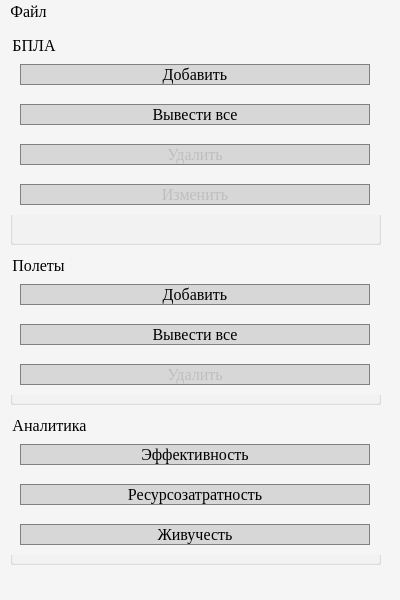
<?xml version="1.0" encoding="UTF-8"?>
<ui version="4.0">
 <class>MainWindow</class>
 <widget class="QMainWindow" name="MainWindow">
  <property name="geometry">
   <rect>
    <x>0</x>
    <y>0</y>
    <width>400</width>
    <height>600</height>
   </rect>
  </property>
  <property name="windowTitle">
   <string>Тур 3</string>
  </property>
  <property name="styleSheet">
   <string notr="true">background-color:rgb(245, 245, 245)</string>
  </property>
  <widget class="QWidget" name="centralwidget">
   <widget class="QGroupBox" name="groupBox_BPLA">
    <property name="geometry">
     <rect>
      <x>10</x>
      <y>10</y>
      <width>371</width>
      <height>211</height>
     </rect>
    </property>
    <property name="font">
     <font>
      <family>Times New Roman</family>
      <pointsize>12</pointsize>
     </font>
    </property>
    <property name="title">
     <string>БПЛА</string>
    </property>
    <widget class="QWidget" name="horizontalLayoutWidget">
     <property name="geometry">
      <rect>
       <x>0</x>
       <y>20</y>
       <width>371</width>
       <height>41</height>
      </rect>
     </property>
     <layout class="QHBoxLayout" name="horizontalLayout_4">
      <item>
       <widget class="QPushButton" name="pushButton_ADD_BPLA">
        <property name="maximumSize">
         <size>
          <width>350</width>
          <height>16777215</height>
         </size>
        </property>
        <property name="font">
         <font>
          <family>Times New Roman</family>
          <pointsize>12</pointsize>
         </font>
        </property>
        <property name="styleSheet">
         <string notr="true">QPushButton{
background-color: rgb(215, 215, 215);
border: 1px solid gray;
}
QPushButton:hover {border:2px solid  rgb(0, 120, 215);}
QPushButton:pressed {border:2px solid  rgb(0, 120, 215);}</string>
        </property>
        <property name="text">
         <string>Добавить</string>
        </property>
       </widget>
      </item>
     </layout>
    </widget>
    <widget class="QWidget" name="horizontalLayoutWidget_2">
     <property name="geometry">
      <rect>
       <x>0</x>
       <y>60</y>
       <width>371</width>
       <height>41</height>
      </rect>
     </property>
     <layout class="QHBoxLayout" name="horizontalLayout_5">
      <item>
       <widget class="QPushButton" name="pushButton_ViVESTI_BPLA">
        <property name="maximumSize">
         <size>
          <width>350</width>
          <height>16777215</height>
         </size>
        </property>
        <property name="font">
         <font>
          <family>Times New Roman</family>
          <pointsize>12</pointsize>
         </font>
        </property>
        <property name="styleSheet">
         <string notr="true">QPushButton{
background-color: rgb(215, 215, 215);
border: 1px solid gray;
}
QPushButton:hover {border:2px solid  rgb(0, 120, 215);}
QPushButton:pressed {border:2px solid  rgb(0, 120, 215);}</string>
        </property>
        <property name="text">
         <string>Вывести все</string>
        </property>
       </widget>
      </item>
     </layout>
    </widget>
    <widget class="QWidget" name="horizontalLayoutWidget_3">
     <property name="geometry">
      <rect>
       <x>0</x>
       <y>100</y>
       <width>371</width>
       <height>41</height>
      </rect>
     </property>
     <layout class="QHBoxLayout" name="horizontalLayout_6">
      <item>
       <widget class="QPushButton" name="pushButton_DELETE_BPLA">
        <property name="enabled">
         <bool>false</bool>
        </property>
        <property name="maximumSize">
         <size>
          <width>350</width>
          <height>16777215</height>
         </size>
        </property>
        <property name="font">
         <font>
          <family>Times New Roman</family>
          <pointsize>12</pointsize>
         </font>
        </property>
        <property name="styleSheet">
         <string notr="true">QPushButton{
background-color: rgb(215, 215, 215);
border: 1px solid gray;
}
QPushButton:hover {border:2px solid  rgb(0, 120, 215);}
QPushButton:pressed {border:2px solid  rgb(0, 120, 215);}</string>
        </property>
        <property name="text">
         <string>Удалить</string>
        </property>
       </widget>
      </item>
     </layout>
    </widget>
    <widget class="QWidget" name="horizontalLayoutWidget_4">
     <property name="geometry">
      <rect>
       <x>0</x>
       <y>140</y>
       <width>371</width>
       <height>41</height>
      </rect>
     </property>
     <layout class="QHBoxLayout" name="horizontalLayout_7">
      <item>
       <widget class="QPushButton" name="pushButton_CHANGE_BPLA">
        <property name="enabled">
         <bool>false</bool>
        </property>
        <property name="maximumSize">
         <size>
          <width>350</width>
          <height>16777215</height>
         </size>
        </property>
        <property name="font">
         <font>
          <family>Times New Roman</family>
          <pointsize>12</pointsize>
         </font>
        </property>
        <property name="styleSheet">
         <string notr="true">QPushButton{
background-color: rgb(215, 215, 215);
border: 1px solid gray;
}
QPushButton:hover {border:2px solid  rgb(0, 120, 215);}
QPushButton:pressed {border:2px solid  rgb(0, 120, 215);}</string>
        </property>
        <property name="text">
         <string>Изменить</string>
        </property>
       </widget>
      </item>
     </layout>
    </widget>
   </widget>
   <widget class="QGroupBox" name="groupBox_FLIGHTS">
    <property name="geometry">
     <rect>
      <x>10</x>
      <y>230</y>
      <width>371</width>
      <height>151</height>
     </rect>
    </property>
    <property name="font">
     <font>
      <family>Times New Roman</family>
      <pointsize>12</pointsize>
     </font>
    </property>
    <property name="title">
     <string>Полеты</string>
    </property>
    <widget class="QWidget" name="horizontalLayoutWidget_5">
     <property name="geometry">
      <rect>
       <x>0</x>
       <y>20</y>
       <width>371</width>
       <height>41</height>
      </rect>
     </property>
     <layout class="QHBoxLayout" name="horizontalLayout_8">
      <item>
       <widget class="QPushButton" name="pushButton_ADD_FLIGHTS">
        <property name="maximumSize">
         <size>
          <width>350</width>
          <height>16777215</height>
         </size>
        </property>
        <property name="font">
         <font>
          <family>Times New Roman</family>
          <pointsize>12</pointsize>
         </font>
        </property>
        <property name="styleSheet">
         <string notr="true">QPushButton{
background-color: rgb(215, 215, 215);
border: 1px solid gray;
}
QPushButton:hover {border:2px solid  rgb(0, 120, 215);}
QPushButton:pressed {border:2px solid  rgb(0, 120, 215);}</string>
        </property>
        <property name="text">
         <string>Добавить</string>
        </property>
       </widget>
      </item>
     </layout>
    </widget>
    <widget class="QWidget" name="horizontalLayoutWidget_6">
     <property name="geometry">
      <rect>
       <x>0</x>
       <y>60</y>
       <width>371</width>
       <height>41</height>
      </rect>
     </property>
     <layout class="QHBoxLayout" name="horizontalLayout_9">
      <item>
       <widget class="QPushButton" name="pushButton_VIVESTI_FLIGHTS">
        <property name="maximumSize">
         <size>
          <width>350</width>
          <height>16777215</height>
         </size>
        </property>
        <property name="font">
         <font>
          <family>Times New Roman</family>
          <pointsize>12</pointsize>
         </font>
        </property>
        <property name="styleSheet">
         <string notr="true">QPushButton{
background-color: rgb(215, 215, 215);
border: 1px solid gray;
}
QPushButton:hover {border:2px solid  rgb(0, 120, 215);}
QPushButton:pressed {border:2px solid  rgb(0, 120, 215);}</string>
        </property>
        <property name="text">
         <string>Вывести все</string>
        </property>
       </widget>
      </item>
     </layout>
    </widget>
    <widget class="QWidget" name="horizontalLayoutWidget_7">
     <property name="geometry">
      <rect>
       <x>0</x>
       <y>100</y>
       <width>371</width>
       <height>41</height>
      </rect>
     </property>
     <layout class="QHBoxLayout" name="horizontalLayout_10">
      <item>
       <widget class="QPushButton" name="pushButton_DELETE_FLIGHTS">
        <property name="enabled">
         <bool>false</bool>
        </property>
        <property name="maximumSize">
         <size>
          <width>350</width>
          <height>16777215</height>
         </size>
        </property>
        <property name="font">
         <font>
          <family>Times New Roman</family>
          <pointsize>12</pointsize>
         </font>
        </property>
        <property name="styleSheet">
         <string notr="true">QPushButton{
background-color: rgb(215, 215, 215);
border: 1px solid gray;
}
QPushButton:hover {border:2px solid  rgb(0, 120, 215);}
QPushButton:pressed {border:2px solid  rgb(0, 120, 215);}</string>
        </property>
        <property name="text">
         <string>Удалить</string>
        </property>
       </widget>
      </item>
     </layout>
    </widget>
   </widget>
   <widget class="QGroupBox" name="groupBox_ANALITIKA">
    <property name="geometry">
     <rect>
      <x>10</x>
      <y>390</y>
      <width>371</width>
      <height>151</height>
     </rect>
    </property>
    <property name="font">
     <font>
      <family>Times New Roman</family>
      <pointsize>12</pointsize>
     </font>
    </property>
    <property name="title">
     <string>Аналитика</string>
    </property>
    <widget class="QWidget" name="horizontalLayoutWidget_8">
     <property name="geometry">
      <rect>
       <x>0</x>
       <y>20</y>
       <width>371</width>
       <height>41</height>
      </rect>
     </property>
     <layout class="QHBoxLayout" name="horizontalLayout_11">
      <item>
       <widget class="QPushButton" name="pushButton_EFFEKTIVNOST">
        <property name="maximumSize">
         <size>
          <width>350</width>
          <height>16777215</height>
         </size>
        </property>
        <property name="font">
         <font>
          <family>Times New Roman</family>
          <pointsize>12</pointsize>
         </font>
        </property>
        <property name="styleSheet">
         <string notr="true">QPushButton{
background-color: rgb(215, 215, 215);
border: 1px solid gray;
}
QPushButton:hover {border:2px solid  rgb(0, 120, 215);}
QPushButton:pressed {border:2px solid  rgb(0, 120, 215);}</string>
        </property>
        <property name="text">
         <string>Эффективность</string>
        </property>
       </widget>
      </item>
     </layout>
    </widget>
    <widget class="QWidget" name="horizontalLayoutWidget_9">
     <property name="geometry">
      <rect>
       <x>0</x>
       <y>60</y>
       <width>371</width>
       <height>41</height>
      </rect>
     </property>
     <layout class="QHBoxLayout" name="horizontalLayout_12">
      <item>
       <widget class="QPushButton" name="pushButton_RESURSOZATRATNOST">
        <property name="maximumSize">
         <size>
          <width>350</width>
          <height>16777215</height>
         </size>
        </property>
        <property name="font">
         <font>
          <family>Times New Roman</family>
          <pointsize>12</pointsize>
         </font>
        </property>
        <property name="styleSheet">
         <string notr="true">QPushButton{
background-color: rgb(215, 215, 215);
border: 1px solid gray;
}
QPushButton:hover {border:2px solid  rgb(0, 120, 215);}
QPushButton:pressed {border:2px solid  rgb(0, 120, 215);}</string>
        </property>
        <property name="text">
         <string>Ресурсозатратность</string>
        </property>
       </widget>
      </item>
     </layout>
    </widget>
    <widget class="QWidget" name="horizontalLayoutWidget_10">
     <property name="geometry">
      <rect>
       <x>0</x>
       <y>100</y>
       <width>371</width>
       <height>41</height>
      </rect>
     </property>
     <layout class="QHBoxLayout" name="horizontalLayout_13">
      <item>
       <widget class="QPushButton" name="pushButton_JIVUCHEST">
        <property name="maximumSize">
         <size>
          <width>350</width>
          <height>16777215</height>
         </size>
        </property>
        <property name="font">
         <font>
          <family>Times New Roman</family>
          <pointsize>12</pointsize>
         </font>
        </property>
        <property name="styleSheet">
         <string notr="true">QPushButton{
background-color: rgb(215, 215, 215);
border: 1px solid gray;
}
QPushButton:hover {border:2px solid  rgb(0, 120, 215);}
QPushButton:pressed {border:2px solid  rgb(0, 120, 215);}</string>
        </property>
        <property name="text">
         <string>Живучесть</string>
        </property>
       </widget>
      </item>
     </layout>
    </widget>
   </widget>
  </widget>
  <widget class="QMenuBar" name="menubar">
   <property name="geometry">
    <rect>
     <x>0</x>
     <y>0</y>
     <width>400</width>
     <height>24</height>
    </rect>
   </property>
   <property name="font">
    <font>
     <family>Times New Roman</family>
     <pointsize>12</pointsize>
    </font>
   </property>
   <widget class="QMenu" name="menu">
    <property name="enabled">
     <bool>true</bool>
    </property>
    <property name="font">
     <font>
      <family>Times New Roman</family>
      <pointsize>12</pointsize>
      <weight>50</weight>
      <bold>false</bold>
     </font>
    </property>
    <property name="title">
     <string>Файл</string>
    </property>
   </widget>
   <addaction name="menu"/>
  </widget>
  <widget class="QStatusBar" name="statusbar"/>
 </widget>
 <resources/>
 <connections/>
</ui>
